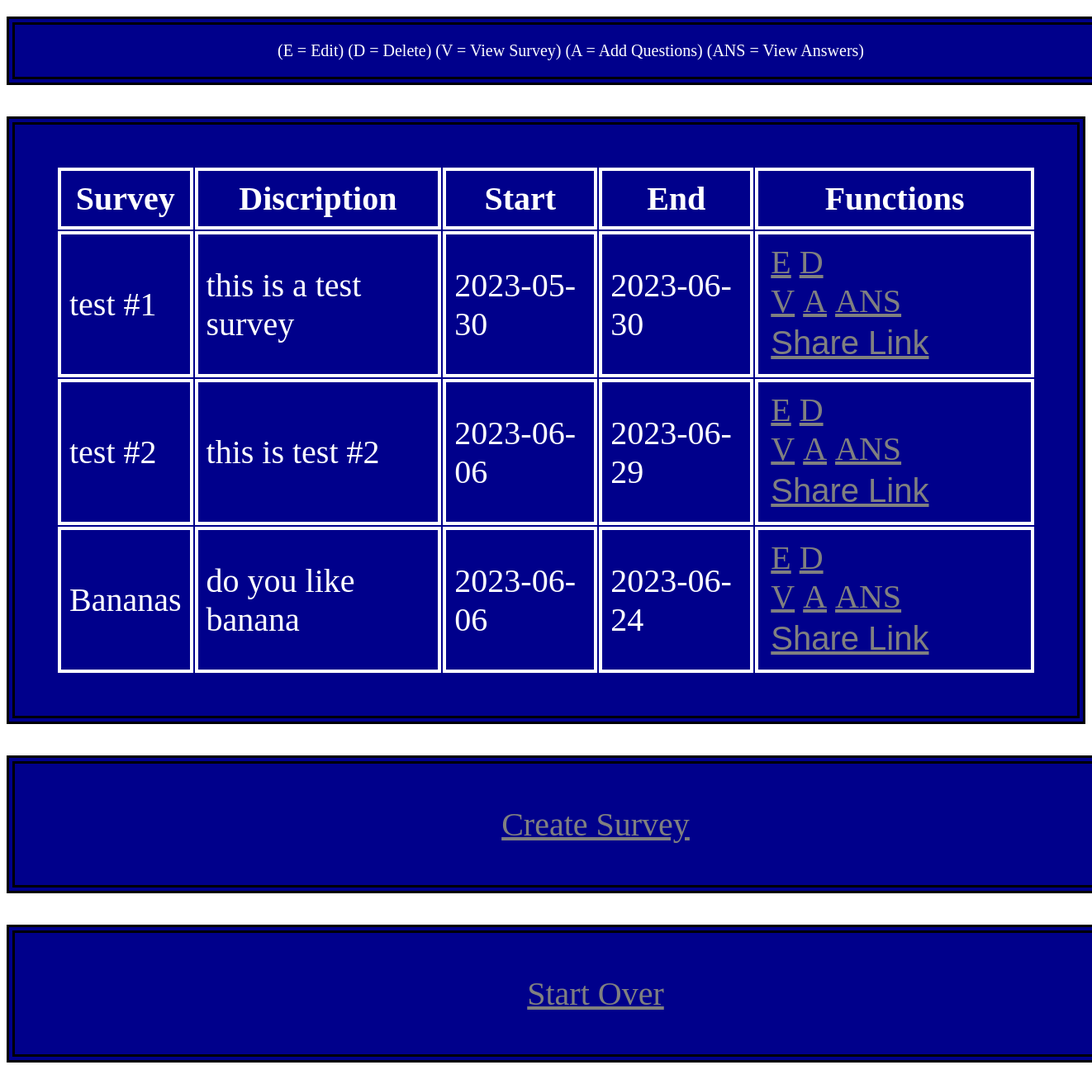
The app's page /ADMIN.php with its own data.
### tables this page shows
CREATE TABLE `entity_survey` (
  `id_survey` int(10) NOT NULL AUTO_INCREMENT,
  `survey_name` varchar(50) DEFAULT NULL,
  `discription` varchar(50) DEFAULT NULL,
  `start_date` date DEFAULT NULL,
  `end_date` date DEFAULT NULL,
  PRIMARY KEY (`id_survey`)
);

### ADMIN.php (the view, shortened to what this page needs)
<html>
    <head>
    </head>
</html>
<html>
    <body>
        <div class="container" style="font-size:20px;padding: 20px;">(E = Edit) (D = Delete) (V = View Survey) (A = Add Questions) (ANS = View Answers)</div>
        <?php
        require_once('AdminActions/ConnectDB.php');
        $sql = "SELECT `id_survey`, `survey_name` AS `Survey`, `discription` AS `Discription`, `start_date` AS `Start`, `end_date` AS `End` FROM `survey_engine`.`entity_survey` AS `entity_survey`";
        $result = $conn->query($sql);
        echo "<table class='container'>";
        echo "<tr><th>" . 'Survey' . "</th>";
        echo "<th>" . 'Discription' . "</th>";
        echo "<th>" . 'Start' . "</th>";
        echo "<th>" . 'End' . "</th>"
                . "<th>Functions</th>";
        while ($re = $result->fetch_assoc()) {
            $index= $re['id_survey'];
            echo "<tr><td>" . $re['Survey'] . "</td><a>";
            echo "<td>" . $re['Discription'] . "</td><a>";
            echo "<td>" . $re['Start'] . "</td>";
            echo "<td>" . $re['End'] . "</td><td><a href='AdminActions/Edit.php' id='$index' onclick=\"setCookie('index', '$index', 1)\">E</a><a href='AdminActions/Delete.php' id='$index' onclick=\"setCookie('index', '$index', 1)\">D</a></br><a href='AdminActions/View.php' id='$index' onclick=\"setCookie('index', '$index', 1)\">V</a><a href='AdminActions/AddQuestion.php' id='$index' onclick=\"setCookie('index', '$index', 1)\">A</a><a href='AdminActions/ViewAnswers.php' id='$index' onclick=\"setCookie('index', '$index', 1)\">ANS</a><button onclick='getlink(\"" . $index . "\")'>Share Link</button></td>";
        }
        echo "</table>";
        ?>
        <div class="container">
        <a href="AdminActions/Create.php" > Create Survey <a>
        </div>
        <div class="container">
        <a href="index.php?index=1" > Start Over <a>
        </div>
    </body>
</html>

### ADMIN.php (style rules this page uses)
body { background-image: url("https://img.itch.zone/aW1hZ2UvNTQzNDMyLzQ2MzE4ODkucG5n/original/h4FZ1%2F.png"); }
div { text-align: center; }
.container { width: 100%; padding: 50px; margin-top: 20px; background-color: darkblue; color: white; font-size: 40px; border: 10px double black; }
th, td { padding: 10px; border:4px solid white; color: white; }
button { font-size: 40px; color: grey; padding: 5px; background-color: transparent; border: transparent; text-decoration: underline; }
a { color: grey; padding: 5px; }

### records on screen
entity_survey: survey_name "test #1", discription "this is a test survey", start_date "2023-05-30", end_date "2023-06-30"
entity_survey: survey_name "test #2", discription "this is test #2", start_date "2023-06-06", end_date "2023-06-29"
entity_survey: survey_name "Bananas", discription "do you like banana", start_date "2023-06-06", end_date "2023-06-24"
